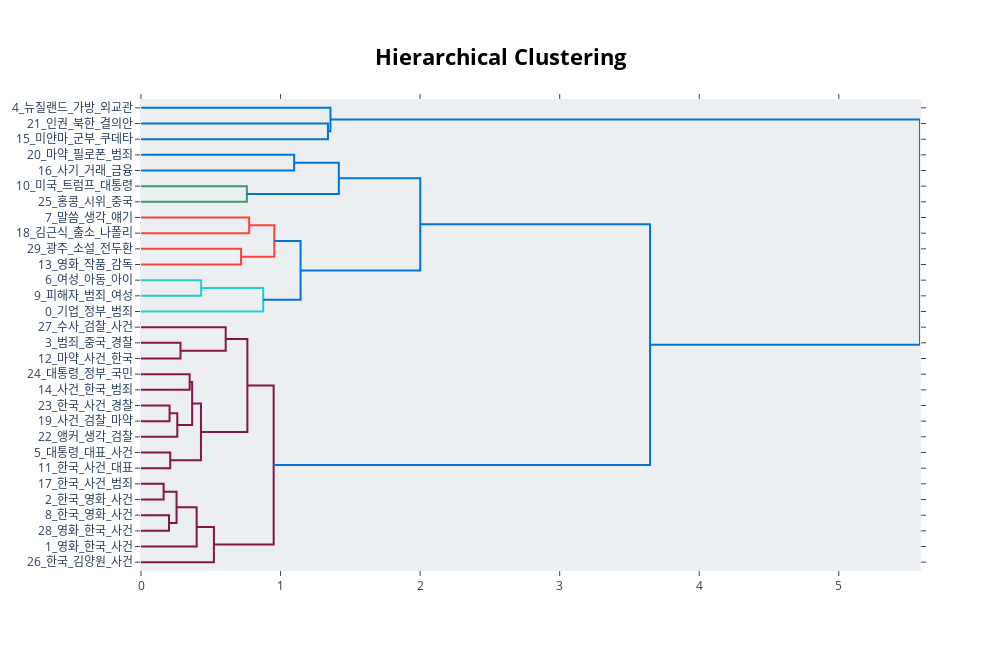

Notebook code for this chart:
### Code cell
fig =topic_model.visualize_hierarchy()
fig.write_html('20230830_한국범죄관련기사_topic30.html')
fig

### Figure 1 — Plotly figure (JSON) as saved in the notebook; plotly's stock layout.template omitted (floating-point values rounded to 4 significant figures)
{"data": [{"hoverinfo": "text", "marker": {"color": "rgb(0,116,217)"}, "mode": "lines", "type": "scatter", "x": [0, 1.34, 1.34, 0], "xaxis": "x", "y": [-15, -15, -25, -25], "yaxis": "y"}, {"hoverinfo": "text", "marker": {"color": "rgb(0,116,217)"}, "mode": "lines", "type": "scatter", "x": [0, 1.358, 1.358, 1.34], "xaxis": "x", "y": [-5, -5, -20, -20], "yaxis": "y"}, {"hoverinfo": "text", "marker": {"color": "rgb(0,116,217)"}, "mode": "lines", "type": "scatter", "x": [0, 1.098, 1.098, 0], "xaxis": "x", "y": [-35, -35, -45, -45], "yaxis": "y"}, {"hoverinfo": "text", "marker": {"color": "rgb(61,153,112)"}, "mode": "lines", "type": "scatter", "x": [0, 0.7588, 0.7588, 0], "xaxis": "x", "y": [-55, -55, -65, -65], "yaxis": "y"}, {"hoverinfo": "text", "marker": {"color": "rgb(0,116,217)"}, "mode": "lines", "type": "scatter", "x": [1.098, 1.418, 1.418, 0.7588], "xaxis": "x", "y": [-40, -40, -60, -60], "yaxis": "y"}, {"hoverinfo": "text", "marker": {"color": "rgb(255,65,54)"}, "mode": "lines", "type": "scatter", "x": [0, 0.7751, 0.7751, 0], "xaxis": "x", "y": [-75, -75, -85, -85], "yaxis": "y"}, {"hoverinfo": "text", "marker": {"color": "rgb(255,65,54)"}, "mode": "lines", "type": "scatter", "x": [0, 0.7171, 0.7171, 0], "xaxis": "x", "y": [-95, -95, -105, -105], "yaxis": "y"}, {"hoverinfo": "text", "marker": {"color": "rgb(255,65,54)"}, "mode": "lines", "type": "scatter", "x": [0.7751, 0.9551, 0.9551, 0.7171], "xaxis": "x", "y": [-80, -80, -100, -100], "yaxis": "y"}, {"hoverinfo": "text", "marker": {"color": "rgb(35,205,205)"}, "mode": "lines", "type": "scatter", "x": [0, 0.4306, 0.4306, 0], "xaxis": "x", "y": [-115, -115, -125, -125], "yaxis": "y"}, {"hoverinfo": "text", "marker": {"color": "rgb(35,205,205)"}, "mode": "lines", "type": "scatter", "x": [0.4306, 0.8757, 0.8757, 0], "xaxis": "x", "y": [-120, -120, -135, -135], "yaxis": "y"}, {"hoverinfo": "text", "marker": {"color": "rgb(0,116,217)"}, "mode": "lines", "type": "scatter", "x": [0.9551, 1.143, 1.143, 0.8757], "xaxis": "x", "y": [-90, -90, -127.5, -127.5], "yaxis": "y"}, {"hoverinfo": "text", "marker": {"color": "rgb(0,116,217)"}, "mode": "lines", "type": "scatter", "x": [1.418, 2.001, 2.001, 1.143], "xaxis": "x", "y": [-50, -50, -108.8, -108.8], "yaxis": "y"}, {"hoverinfo": "text", "marker": {"color": "rgb(133,20,75)"}, "mode": "lines", "type": "scatter", "x": [0, 0.283, 0.283, 0], "xaxis": "x", "y": [-155, -155, -165, -165], "yaxis": "y"}, {"hoverinfo": "text", "marker": {"color": "rgb(133,20,75)"}, "mode": "lines", "type": "scatter", "x": [0, 0.6071, 0.6071, 0.283], "xaxis": "x", "y": [-145, -145, -160, -160], "yaxis": "y"}, {"hoverinfo": "text", "marker": {"color": "rgb(133,20,75)"}, "mode": "lines", "type": "scatter", "x": [0, 0.3486, 0.3486, 0], "xaxis": "x", "y": [-175, -175, -185, -185], "yaxis": "y"}, {"hoverinfo": "text", "marker": {"color": "rgb(133,20,75)"}, "mode": "lines", "type": "scatter", "x": [0, 0.2047, 0.2047, 0], "xaxis": "x", "y": [-195, -195, -205, -205], "yaxis": "y"}, {"hoverinfo": "text", "marker": {"color": "rgb(133,20,75)"}, "mode": "lines", "type": "scatter", "x": [0.2047, 0.26, 0.26, 0], "xaxis": "x", "y": [-200, -200, -215, -215], "yaxis": "y"}, {"hoverinfo": "text", "marker": {"color": "rgb(133,20,75)"}, "mode": "lines", "type": "scatter", "x": [0.3486, 0.3666, 0.3666, 0.26], "xaxis": "x", "y": [-180, -180, -207.5, -207.5], "yaxis": "y"}, {"hoverinfo": "text", "marker": {"color": "rgb(133,20,75)"}, "mode": "lines", "type": "scatter", "x": [0, 0.2096, 0.2096, 0], "xaxis": "x", "y": [-225, -225, -235, -235], "yaxis": "y"}, {"hoverinfo": "text", "marker": {"color": "rgb(133,20,75)"}, "mode": "lines", "type": "scatter", "x": [0.3666, 0.4297, 0.4297, 0.2096], "xaxis": "x", "y": [-193.8, -193.8, -230, -230], "yaxis": "y"}, {"hoverinfo": "text", "marker": {"color": "rgb(133,20,75)"}, "mode": "lines", "type": "scatter", "x": [0.6071, 0.7622, 0.7622, 0.4297], "xaxis": "x", "y": [-152.5, -152.5, -211.9, -211.9], "yaxis": "y"}, {"hoverinfo": "text", "marker": {"color": "rgb(133,20,75)"}, "mode": "lines", "type": "scatter", "x": [0, 0.1622, 0.1622, 0], "xaxis": "x", "y": [-245, -245, -255, -255], "yaxis": "y"}, {"hoverinfo": "text", "marker": {"color": "rgb(133,20,75)"}, "mode": "lines", "type": "scatter", "x": [0, 0.2006, 0.2006, 0], "xaxis": "x", "y": [-265, -265, -275, -275], "yaxis": "y"}, {"hoverinfo": "text", "marker": {"color": "rgb(133,20,75)"}, "mode": "lines", "type": "scatter", "x": [0.1622, 0.2547, 0.2547, 0.2006], "xaxis": "x", "y": [-250, -250, -270, -270], "yaxis": "y"}, {"hoverinfo": "text", "marker": {"color": "rgb(133,20,75)"}, "mode": "lines", "type": "scatter", "x": [0.2547, 0.3988, 0.3988, 0], "xaxis": "x", "y": [-260, -260, -285, -285], "yaxis": "y"}, {"hoverinfo": "text", "marker": {"color": "rgb(133,20,75)"}, "mode": "lines", "type": "scatter", "x": [0.3988, 0.5224, 0.5224, 0], "xaxis": "x", "y": [-272.5, -272.5, -295, -295], "yaxis": "y"}, {"hoverinfo": "text", "marker": {"color": "rgb(133,20,75)"}, "mode": "lines", "type": "scatter", "x": [0.7622, 0.9506, 0.9506, 0.5224], "xaxis": "x", "y": [-182.2, -182.2, -283.8, -283.8], "yaxis": "y"}, {"hoverinfo": "text", "marker": {"color": "rgb(0,116,217)"}, "mode": "lines", "type": "scatter", "x": [2.001, 3.647, 3.647, 0.9506], "xaxis": "x", "y": [-79.38, -79.38, -233.0, -233.0], "yaxis": "y"}, {"hoverinfo": "text", "marker": {"color": "rgb(0,116,217)"}, "mode": "lines", "type": "scatter", "x": [1.358, 5.582, 5.582, 3.647], "xaxis": "x", "y": [-12.5, -12.5, -156.2, -156.2], "yaxis": "y"}], "layout": {"autosize": false, "height": 650, "hoverlabel": {"bgcolor": "white", "font": {"family": "Rockwell", "size": 16}}, "hovermode": "closest", "plot_bgcolor": "#ECEFF1", "showlegend": false, "title": {"font": {"color": "Black", "size": 22}, "text": "<b>Hierarchical Clustering</b>", "x": 0.5, "xanchor": "center", "yanchor": "top"}, "width": 1000, "xaxis": {"mirror": "allticks", "rangemode": "tozero", "showgrid": false, "showline": true, "showticklabels": true, "ticks": "outside", "type": "linear", "zeroline": false}, "yaxis": {"mirror": "allticks", "range": [-300, 0], "rangemode": "tozero", "showgrid": false, "showline": true, "showticklabels": true, "tickmode": "array", "ticks": "outside", "ticktext": ["4_뉴질랜드_가방_외교관", "21_인권_북한_결의안", "15_미얀마_군부_쿠데타", "20_마약_필로폰_범죄", "16_사기_거래_금융", "10_미국_트럼프_대통령", "25_홍콩_시위_중국", "7_말씀_생각_얘기", "18_김근식_출소_나폴리", "29_광주_소설_전두환", "13_영화_작품_감독", "6_여성_아동_아이", "9_피해자_범죄_여성", "0_기업_정부_범죄", "27_수사_검찰_사건", "3_범죄_중국_경찰", "12_마약_사건_한국", "24_대통령_정부_국민", "14_사건_한국_범죄", "23_한국_사건_경찰", "19_사건_검찰_마약", "22_앵커_생각_검찰", "5_대통령_대표_사건", "11_한국_사건_대표", "17_한국_사건_범죄", "2_한국_영화_사건", "8_한국_영화_사건", "28_영화_한국_사건", "1_영화_한국_사건", "26_한국_김양원_사건"], "tickvals": [-5, -15, -25, -35, -45, -55, -65, -75, -85, -95, -105, -115, -125, -135, -145, -155, -165, -175, -185, -195, -205, -215, -225, -235, -245, -255, -265, -275, -285, -295], "type": "linear", "zeroline": false}}}
